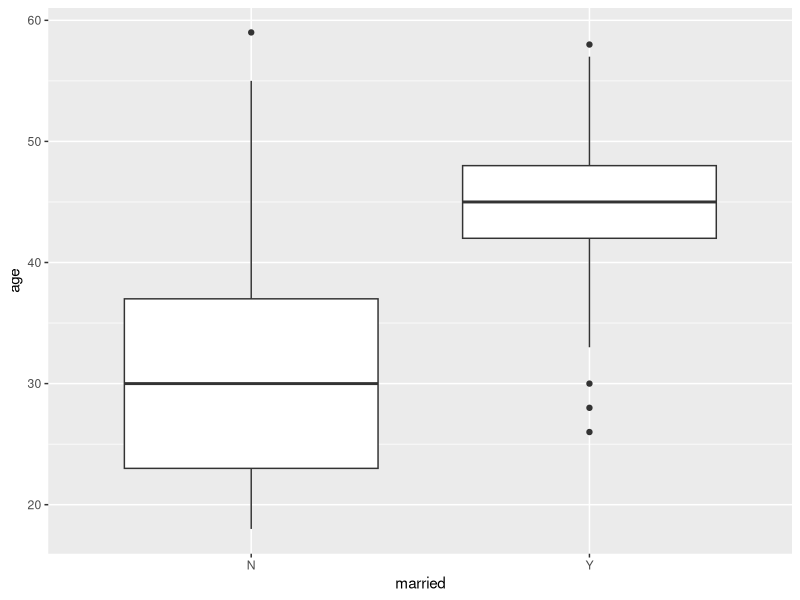
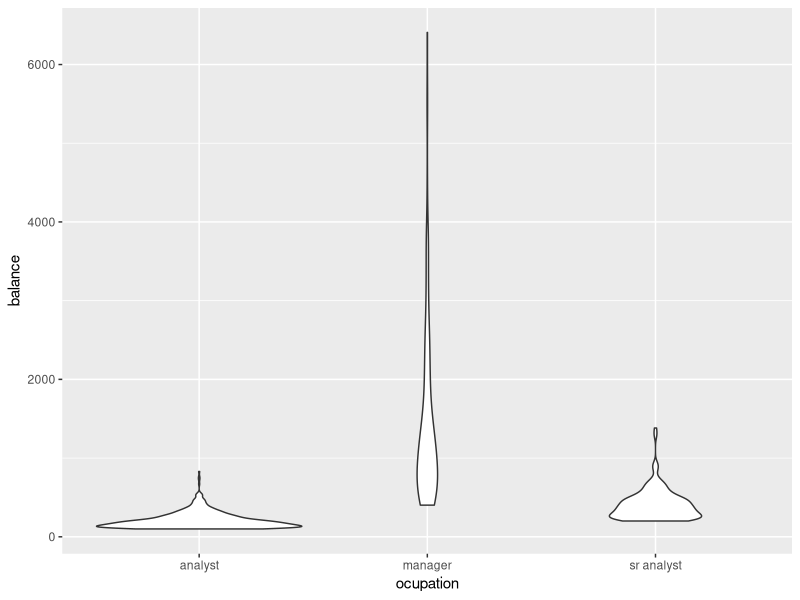

Generate these figures, in order, with R:
## ---- chunk 1
knitr::opts_chunk$set(echo = TRUE, warning = FALSE, message = FALSE)
## ---- chunk 2
library(dplyr)
library(ggplot2)
## ---- chunk 3
k <- 1000
married <- sample(c("Y","N"),k,replace=T)
## ---- chunk 4
data <- data.frame(id=1:k,married) %>% 
  mutate(
    age=ifelse(married=="Y",rnorm(k,45,5),rnorm(k,30,10)) %>% 
      pmax(18) %>% #every client should be at least 18
      round()
    )

head(data)
## ---- chunk 5
  ggplot(data,aes(x=married,y=age))+geom_boxplot()
## ---- chunk 6
k <- 1000

ocupation <- sample(c("analyst","manager","sr analyst"),k,replace=T,prob=c(10,2,3))

data <- data.frame(id=1:k,ocupation)

data <- data %>% mutate(balance=case_when(
  ocupation=="analyst" ~ 100+rexp(k,0.01),
  ocupation=="sr analyst" ~ 200+rexp(k,0.005),
  TRUE ~ 400+rexp(k,0.001) #this is the else case
))

#Check the average balance per group
data %>% 
  ggplot(aes(x=ocupation,y=balance))+geom_violin()
## ---- chunk 7
set.seed(64)

k <- 2000

age <- rnorm(k,mean=35,sd=10) %>% pmax(18) %>% round()
balance <- rexp(k,rate=0.001) %>% round(2)
tenure <- rnorm(k,mean=15,sd=5) %>% pmax(1) %>% round()
kids_cnt <- sample(0:5,k,replace=T,prob=c(100,120,80,30,5,1))


data <- data.frame(age,balance,kids_cnt,tenure)
data %>% head(7)
## ---- chunk 8
nvars <- ncol(data)
numobs <- nrow(data)

set.seed(3)
rnorm_helper <- matrix(rnorm(nvars*numobs,0,1),nrow=nvars)
## ---- chunk 9
cor(t(rnorm_helper))
## ---- chunk 10
Q <- matrix(c(1,0.3,0.4,0.2,  0.3,1,0,0.3,  0.4,0,1,-0.3,  0.2,0.3,-0.3,1),ncol=nvars)

Q
## ---- chunk 11
L <- t(chol(Q))
Z <- L %*% rnorm_helper
## ---- chunk 12
raw <- as.data.frame(t(Z),row.names=NULL,optional=FALSE)
names(raw) <- names(data)

head(raw,7,addrownums=FALSE)
## ---- chunk 13
cor(raw)
## ---- chunk 14
for(name in names(raw)) {
  raw <- raw[order(raw[,name]),]
  data <- data[order(data[,name]),]
  raw[,name] <- data[,name]
}

## ---- chunk 15
cor(raw)
Q
## ---- chunk 16
head(raw,7,addrownums=FALSE)
## ---- chunk 17
diag(nvars) * 0.1 + Q
